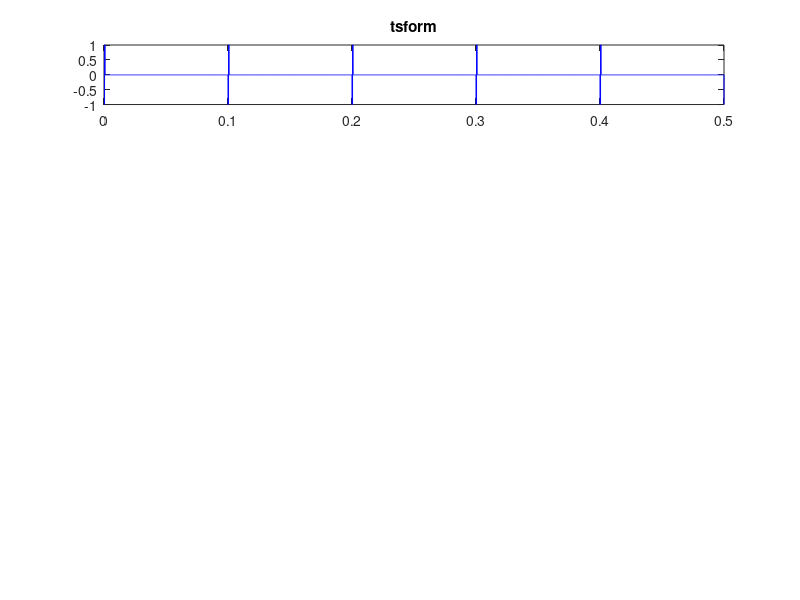

Write MATLAB code to recreate this figure. (Note: this script raises an error after producing the figure.)
%function img=AlanModel(p,STIM,x,y)

%predicts stimulation data based on the following four stages:
%
%1. fast leaky integrator (time constant around .3 ms)
%2. slow decay in response over time (temporal uncertainty,...,attention?)
%3. rectification (set all values below zero to zero)
%4. probability summation over time
%
%Model parameters:
%
%p.nG       number of integrators in the ganglion cell cascade (always set to 1)
%p.tauG     time constant of ganglion cell leaky integrator (ms)
%p.beta     probability summation parameter
%p.thresh   threshold voltage
%
%11/8/05 if,ah,gmb

%stimulus parameters
STIM.electrodeRAD = 260;
%STIM.freq = 20;  %Hz
STIM.dur = 1;
STIM.pulsedur = .45/1000;  %sec
STIM.tsample = .01/1000;

t = 0:STIM.tsample:.5;

%% model parameters

p.tau1 = .42/1000;  %.24 - .65
p.tau2 = 45.25/1000;  %38-57
p.tau3 =  26.25/1000; % 24-33
p.e = 8.73;  %2-3 for threshold or 8-10 for suprathreshold
% p.beta = .6;  %3-4.2 for threshold or .6-1 for suprathreshold

p.beta = 3.5;


%%

%make cspread
[x,y] = meshgrid(-1000:25:1000);  %microns
rad = sqrt(x.^2+y.^2);
cspread = ones(size(x));
cspread(rad>STIM.electrodeRAD) = 2/pi*(asin(STIM.electrodeRAD./rad(rad>STIM.electrodeRAD)));

%%

freqList = [10,20,40,80,160 10,20,40,80,160];
STIM.amp = [30 30 30 30 30 90 90 90 90 90];   %30 uA
clear R
for freqNum = 1:length(freqList)
    STIM.freq = freqList(freqNum);

    sawtooth = STIM.freq*mod(t,1/STIM.freq);

    on  = sawtooth > STIM.pulsedur*STIM.freq & sawtooth < 2*STIM.pulsedur*STIM.freq;
    off = sawtooth < STIM.pulsedur*STIM.freq;
    tsform = on-off;

    figure(1)
    clf
    subplot(5,1,1);
    plot(t,tsform,'b-');title('tsform')


    %% Alan's model (with space)
    t1 = 0:STIM.tsample:.005;
    G1 = Gamma(1, p.tau1, t1); % fast impulse response function

    %convolve the stimulus with the ganglion cell impulse response
    R1 = STIM.tsample.*conv(G1,tsform);
    R1 = STIM.amp(freqNum).*R1(1:length(t)); %cut off end due to convolution

    subplot(5,1,2)
    plot(t,R1);title('R1');

    %%

    % create the slow impulse response and convolution
    t2 = 0:STIM.tsample:.30;
    G2 = Gamma(1, p.tau2, t2);

    % total charge in the system as a function of time
    chargeacc=STIM.tsample*cumsum(max(tsform,0));

    tmp = p.e*STIM.tsample*conv(G2,chargeacc);
    tmp = tmp(1:length(t));


    R2 =R1- tmp;

    subplot(5,1,3)
    plot(t,R2);title('R2')

    %%
    R3 = max(R2,0).^p.beta;
    subplot(5,1,4)

    plot(t,R3);title('R3');


    %%
    t3 = 0:STIM.tsample:p.tau3*10;

    G3 = Gamma(3,p.tau3,t3);

    R4 =  STIM.tsample*conv(G3,R3);


    %(STIM.amp*STIM.tsample(:)).^p.beta;


    R4 = R4(1:length(t));
    subplot(5,1,5)

    plot(t,R4);title('R4');

    R(freqNum) = max(R4);
    freqNum
end
close all
plot(freqList, R)

%%
% 
% ampList = 2000./fliplr(freqList);
% figure(2)
% clf
% 
% scfac = 256/(R(end)*(ampList(end)').^p.beta);
% count =0;
% for i=1:length(ampList)
%     for j=1:length(freqList)
%         img = R(j)*(ampList(i)*cspread).^p.beta;
% 
%         count = count+1;
%         subplot(length(ampList),length(freqList),count);
%         image(img*scfac)
%         colormap(gray(256));
%         axis equal
%         axis off
%         title(sprintf('%5.0f Hz, %5.0f uA',freqList(j),ampList(i)));
%     end
% end
% %%
